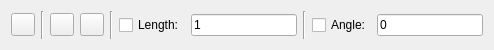
<?xml version="1.0" encoding="UTF-8"?>
<ui version="4.0">
 <class>Line2P</class>
 <widget class="QWidget" name="Line2P">
  <property name="geometry">
   <rect>
    <x>0</x>
    <y>0</y>
    <width>494</width>
    <height>50</height>
   </rect>
  </property>
  <layout class="QHBoxLayout" name="horizontalLayout">
   <item>
    <widget class="QToolButton" name="Close">
     <property name="sizePolicy">
      <sizepolicy hsizetype="Preferred" vsizetype="Fixed">
       <horstretch>0</horstretch>
       <verstretch>0</verstretch>
      </sizepolicy>
     </property>
     <property name="toolTip">
      <string>Close Sequence</string>
     </property>
     <property name="icon">
      <iconset>
       <normaloff>Close.svg</normaloff>Close.svg</iconset>
     </property>
     <property name="Shortcut" stdset="0">
      <string extracomment="Close">,C</string>
     </property>
    </widget>
   </item>
   <item>
    <widget class="Line" name="line">
     <property name="orientation">
      <enum>Qt::Vertical</enum>
     </property>
    </widget>
   </item>
   <item>
    <widget class="QToolButton" name="Undo">
     <property name="sizePolicy">
      <sizepolicy hsizetype="Preferred" vsizetype="Fixed">
       <horstretch>0</horstretch>
       <verstretch>0</verstretch>
      </sizepolicy>
     </property>
     <property name="toolTip">
      <string>Undo Previous Segment</string>
     </property>
     <property name="icon">
      <iconset>
       <normaloff>Undo.svg</normaloff>Undo.svg</iconset>
     </property>
     <property name="Shortcut" stdset="0">
      <string extracomment="Undo">,U</string>
     </property>
    </widget>
   </item>
   <item>
    <widget class="QToolButton" name="Redo">
     <property name="sizePolicy">
      <sizepolicy hsizetype="Preferred" vsizetype="Fixed">
       <horstretch>0</horstretch>
       <verstretch>0</verstretch>
      </sizepolicy>
     </property>
     <property name="toolTip">
      <string>Redo Segment</string>
     </property>
     <property name="icon">
      <iconset>
       <normaloff>Redo.svg</normaloff>Redo.svg</iconset>
     </property>
     <property name="Shortcut" stdset="0">
      <string extracomment="Redo">,R</string>
     </property>
    </widget>
   </item>
   <item>
    <widget class="Line" name="SeparatorRestrictions">
     <property name="orientation">
      <enum>Qt::Vertical</enum>
     </property>
    </widget>
   </item>
   <item>
    <widget class="QCheckBox" name="UseLength">
     <property name="toolTip">
      <string>Use fixed length for line</string>
     </property>
     <property name="text">
      <string>Length:</string>
     </property>
     <property name="Shortcut" stdset="0">
      <string extracomment="Length">,L</string>
     </property>
     <property name="AutoFocusWidget" stdset="0">
      <string notr="true">Length</string>
     </property>
    </widget>
   </item>
   <item>
    <widget class="RMathLineEdit" name="Length">
     <property name="text">
      <string notr="true">1</string>
     </property>
    </widget>
   </item>
   <item>
    <widget class="Line" name="SeparatorLengthAngle">
     <property name="orientation">
      <enum>Qt::Vertical</enum>
     </property>
    </widget>
   </item>
   <item>
    <widget class="QCheckBox" name="UseAngle">
     <property name="toolTip">
      <string>Use fixed angle for line</string>
     </property>
     <property name="text">
      <string>Angle:</string>
     </property>
     <property name="Shortcut" stdset="0">
      <string extracomment="Angle">,A</string>
     </property>
     <property name="AutoFocusWidget" stdset="0">
      <string notr="true">Angle</string>
     </property>
    </widget>
   </item>
   <item>
    <widget class="RMathLineEdit" name="Angle">
     <property name="text">
      <string notr="true">0</string>
     </property>
     <property name="angle" stdset="0">
      <bool>true</bool>
     </property>
    </widget>
   </item>
  </layout>
 </widget>
 <customwidgets>
  <customwidget>
   <class>RMathLineEdit</class>
   <extends>QLineEdit</extends>
   <header>RMathLineEdit.h</header>
  </customwidget>
 </customwidgets>
 <resources/>
 <connections/>
</ui>
